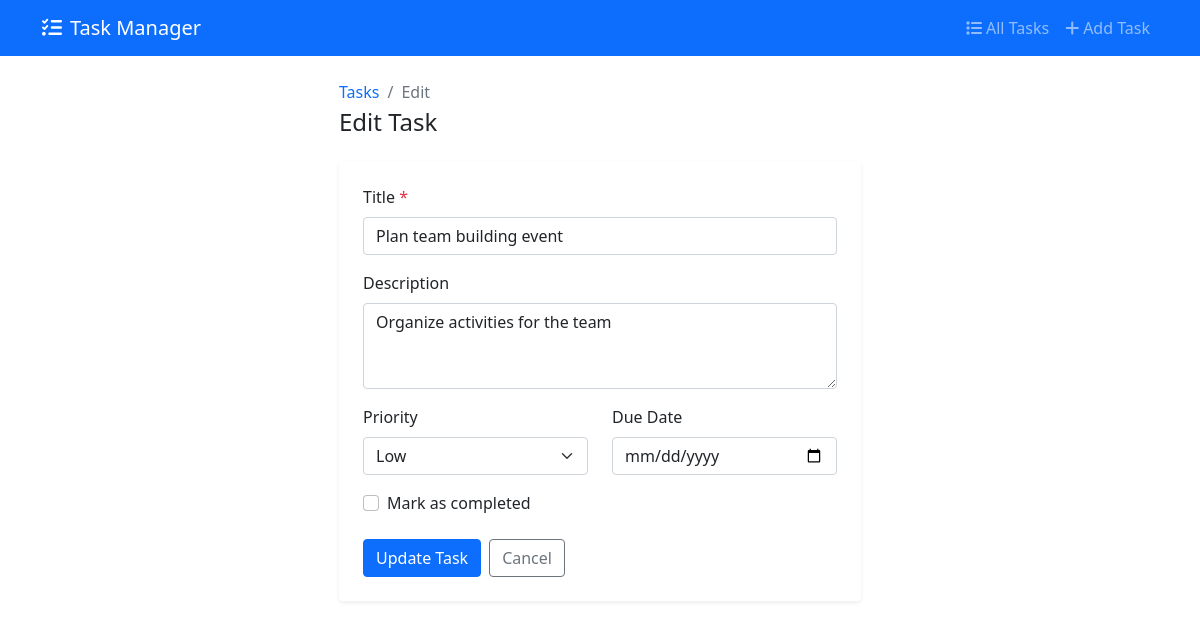
Page /task/25/edit/ on the committed database.
### tasks/models.py (models this page shows, shortened)
class Task(models.Model):
    title = models.CharField(max_length=200)
    description = models.TextField(blank=True)
    priority = models.CharField(
        max_length=10,
        choices=[("high", "High"), ("medium", "Medium"), ("low", "Low")],
        default="medium",
    )
    is_completed = models.BooleanField(default=False)
    due_date = models.DateField(null=True, blank=True)
    created_at = models.DateTimeField(auto_now_add=True)
    updated_at = models.DateTimeField(auto_now=True)
    class Meta:
        ordering = ["-created_at"]

### tasks/views.py (the view, shortened to what this page needs)
# urls.py: path("task/<int:pk>/edit/", TaskUpdateView.as_view(), name="task-edit"),
class TaskUpdateView(UpdateView):
    model = Task
    template_name = "tasks/task_form.html"
    fields = ["title", "description", "priority", "due_date", "is_completed"]
    success_url = reverse_lazy("task-list")

### templates/tasks/task_form.html (shortened to what this page needs)
{% extends 'base.html' %}
{% block content %}
<div class="container-fluid px-4">
    <div class="row justify-content-center">
        <div class="col-lg-6">
            <div class="mb-4">
                <nav aria-label="breadcrumb">
                    <ol class="breadcrumb mb-1">
                        <li class="breadcrumb-item"><a href="{% url 'task-list' %}" class="text-decoration-none">Tasks</a></li>
                        <li class="breadcrumb-item active">
                            {% if form.instance.pk %}Edit{% else %}New{% endif %}
                        </li>
                    </ol>
                </nav>
                <h1 class="h4 mb-0">
                    {% if form.instance.pk %}Edit Task{% else %}Create New Task{% endif %}
                </h1>
            </div>
            <div class="card border-0 shadow-sm">
                <div class="card-body p-4">
                    <form method="post" class="needs-validation" novalidate>
                        <div class="mb-3">
                            <label for="{{ form.title.id_for_label }}" class="form-label fw-medium">
                                Title <span class="text-danger">*</span>
                            </label>
                            <input type="text" class="form-control" id="{{ form.title.id_for_label }}"
                                   name="{{ form.title.name }}" value="{{ form.title.value|default:'' }}" required>
                        </div>
                        <div class="mb-3">
                            <label for="{{ form.description.id_for_label }}" class="form-label fw-medium">Description</label>
                            <textarea class="form-control" id="{{ form.description.id_for_label }}"
                                      name="{{ form.description.name }}" rows="3">{{ form.description.value|default:'' }}</textarea>
                        </div>
                        <div class="row">
                            <div class="col-md-6">
                                <div class="mb-3">
                                    <label for="{{ form.priority.id_for_label }}" class="form-label fw-medium">Priority</label>
                                    <select class="form-select" id="{{ form.priority.id_for_label }}" name="{{ form.priority.name }}">
                                        <option value="low" {% if form.priority.value == 'low' %}selected{% endif %}>Low</option>
                                    </select>
                                </div>
                            </div>
                            <div class="col-md-6">
                                <div class="mb-3">
                                    <label for="{{ form.due_date.id_for_label }}" class="form-label fw-medium">Due Date</label>
                                    <input type="date" class="form-control" id="{{ form.due_date.id_for_label }}"
                                           name="{{ form.due_date.name }}" value="{{ form.due_date.value|default:'' }}">
                                </div>
                            </div>
                        </div>
                        <div class="mb-4">
                            <div class="form-check">
                                <input class="form-check-input" type="checkbox" id="{{ form.is_completed.id_for_label }}"
                                       name="{{ form.is_completed.name }}" {% if form.is_completed.value %}checked{% endif %}>
                                <label class="form-check-label fw-medium" for="{{ form.is_completed.id_for_label }}">
                                    Mark as completed
                                </label>
                            </div>
                        </div>
                        <div class="d-flex gap-2">
                            <button type="submit" class="btn btn-primary">
                                {% if form.instance.pk %}Update Task{% else %}Create Task{% endif %}
                            </button>
                            <a href="{% url 'task-list' %}" class="btn btn-outline-secondary">Cancel</a>
                        </div>
                    </form>
                </div>
            </div>
        </div>
    </div>
</div>
{% endblock %}

### rows in the picture
Task: title "Plan team building event", description "Organize activities for the team", priority "Low"
